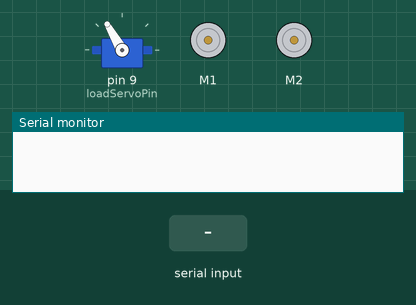
This sketch was run on a simulated Arduino Uno, built with avr-gcc and run on an emulated ATmega328P. Parts: servo, 2 × DC motor (green arrow = forward, orange = backward, longer = faster), the last lines printed to the serial monitor. The inputs (shaded band) are chosen by the test bench.

Above: at 1.3 s.
1.4 s: "1\n" received over Serial
At 2.4 s:
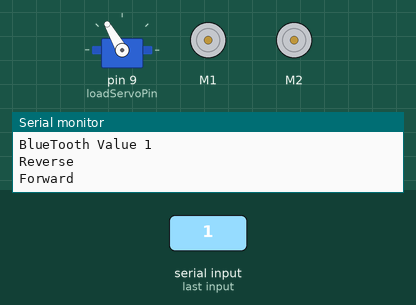
3.0 s: "3\n" received over Serial
At 3.5 s:
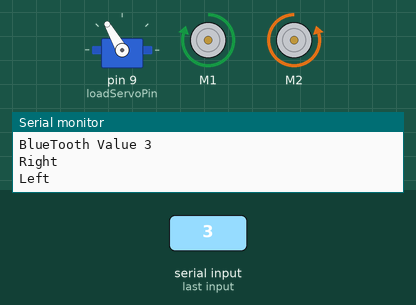
4.5 s: "2\n" received over Serial
At 5.8 s:
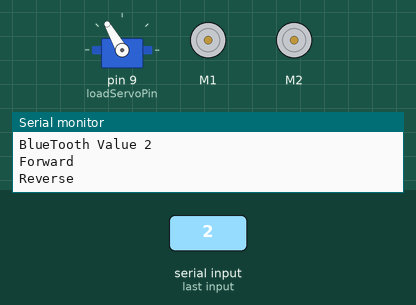
6.1 s: "4\n" received over Serial
At 7.1 s:
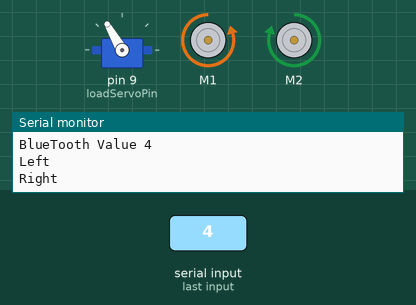
Timing chart, 0 to 8.6 s (numbered marks = the images above; inputs shaded):
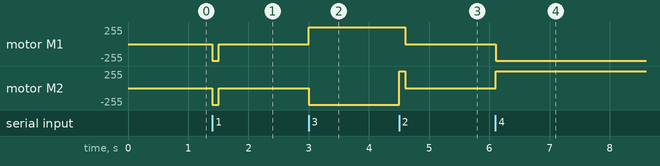

The sketch:

Final-ok.ino
```cpp
/*
*********made by gada888 From LUOYANG
*Date:30-12-2020*******
*/

#include <AFMotor.h>                                      // The Adafruit Motor Shield Library ver. 1
#include <Servo.h>

//****************************************************************************************************
Servo loadServo;
int loadServoPin = 9;
int servoDelay = 500;
// Setup Drive Motors using the Adafruit Motor Controller version 1.0 Library

AF_DCMotor motor1(1, MOTOR12_64KHZ);                      // create motor #1, 64KHz pwm
AF_DCMotor motor2(2, MOTOR12_64KHZ);                      // create motor #2, 64KHz pwm

int mtr_Spd = 250;                                        // set the speed of the motors

//*****************************************************************************************************
// Bluetooth Variables & Setup

String str;                                               // raw string received from android to arduino
int blueToothVal;                                         // stores the last value sent over via bluetooth

//*****************************************************************************************************

void setup()
{
  Serial.begin(9600);
  loadServo.attach(loadServoPin);
  loadServo.write(120);
  delay(150);
}

//*****************************************************************************************************
// Main Loop

void loop()
{
  bluetooth();                                          // Run the Bluetooth procedure to see if there is any data being sent via BT
}


//*****************************************************************************************************
// This procedure reads the serial port - Serial1 - for bluetooth commands being sent from the Android device

void bluetooth()
{
 while (Serial.available())                             // Read bluetooth commands over COM
 {
  {
      str = Serial.readStringUntil('\n');               // str is the temporary variable for storing the last sring sent over bluetooth from Android device
      //Serial.print(str);
  }

    blueToothVal = (str.toInt());                        //  convert the string 'str' into an integer and assign it to blueToothVal
    Serial.print("BlueTooth Value ");
    Serial.println(blueToothVal);


// Bluetooth Section
// *********************************************************************************************************

 switch (blueToothVal)
 {
      case 1:
        Serial.println("Reverse");
        Reverse();
        Stop();
        break;

      case 2:
        Serial.println("Forward");
        Forward();
        Stop();
        break;

      case 3:
        Serial.println("Right");
        RightTurn();
        //Stop();
        break;

      case 4:
        Serial.println("Left");
        LeftTurn();
        //Stop();
        break;

      case 5:
        Serial.println("Stop");
        Stop();
        break;

      case 6:
        Serial.println("Fire");
        Fire();
        break;
 }
 }


   if (Serial.available() < 0)
    {
     Serial.println("No Bluetooth Data ");
    }

}

// Motor Control Section
// **********************************************************************************************************************************************************************

void Forward()
{
  Serial.println("Reverse");
  motor1.setSpeed(mtr_Spd);
  motor2.setSpeed(mtr_Spd);

  motor1.run(FORWARD);
  motor2.run(FORWARD);

  delay(100);
}

// **********************************************************************************************************************************************************************


void Reverse()
{
  Serial.println("Forward");
  motor1.setSpeed(mtr_Spd);
  motor2.setSpeed(mtr_Spd);

  motor1.run(BACKWARD);
  motor2.run(BACKWARD);

  delay(100);
}

// **********************************************************************************************************************************************************************

void LeftTurn()
{
  Serial.println("Right");
  motor1.setSpeed(mtr_Spd);
  motor2.setSpeed(mtr_Spd);

  motor1.run(BACKWARD);
  motor2.run(FORWARD);
  //delay(100);
}

// **********************************************************************************************************************************************************************

void RightTurn()
{
  Serial.println("Left");
  motor1.setSpeed(mtr_Spd);
  motor2.setSpeed(mtr_Spd);

  motor1.run(FORWARD);
  motor2.run(BACKWARD);
  //delay(100);
}

// **********************************************************************************************************************************************************************
void Fire()
{
  Serial.println("Fire");
  loadServo.write(90);
  delay(servoDelay);
  loadServo.write(0);
  delay(350);
}

void Stop()
{
  motor1.run(RELEASE);
  motor2.run(RELEASE);
}
```

Measured:
- after the input at 1.4 s, motor M1, motor M2: stopped → backward 250/255 at once, → stopped 0.10 s later
- after the input at 3.0 s, motor M1: stopped → forward 250/255 at once; motor M2: stopped → backward 250/255 at once
- after the input at 4.5 s, motor M1: forward 250/255 → stopped after 0.10 s; motor M2: backward 250/255 → forward 250/255 at once, → stopped 0.10 s later
- after the input at 6.1 s, motor M1: stopped → backward 250/255 at once; motor M2: stopped → forward 250/255 at once
